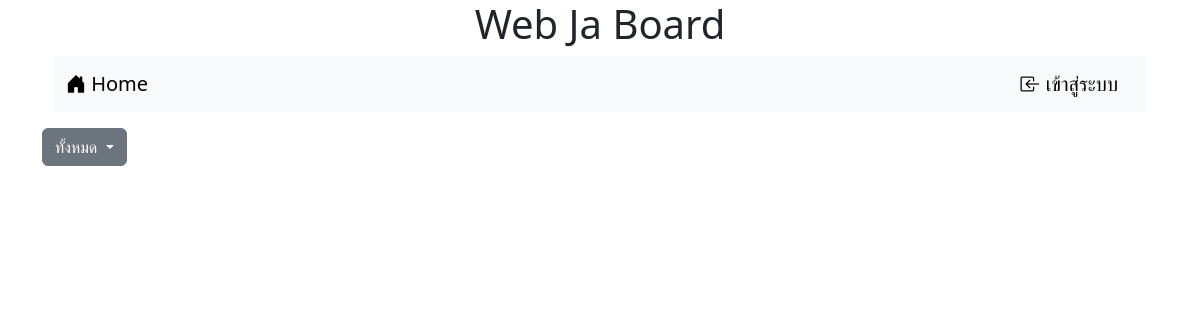
Before: / with the older database file.
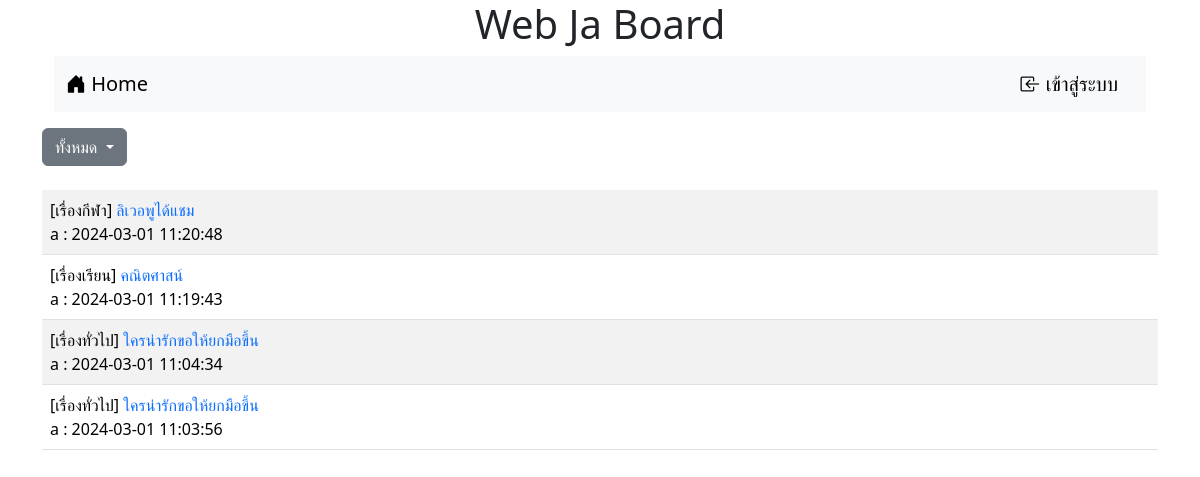
After: the same page with the newer database file.
### tables this page shows
CREATE TABLE `post` (
  `id` int(11) NOT NULL,
  `title` varchar(128) NOT NULL,
  `content` varchar(2048) NOT NULL,
  `post_date` datetime NOT NULL,
  `cat_id` int(11) NOT NULL,
  `user_id` int(11) NOT NULL
);

CREATE TABLE `category` (
  `id` int(11) NOT NULL,
  `name` varchar(32) NOT NULL
);

CREATE TABLE `user` (
  `id` int(11) NOT NULL,
  `login` varchar(32) NOT NULL,
  `password` varchar(64) NOT NULL,
  `name` varchar(64) NOT NULL,
  `gender` char(1) NOT NULL,
  `email` varchar(32) NOT NULL,
  `role` char(1) NOT NULL
);

### index.php (the view, shortened to what this page needs)
<!DOCTYPE html>
<html lang="en">
<head>
    <link href="https://cdn.jsdelivr.net/npm/bootstrap@5.3.2/dist/css/bootstrap.min.css" rel="stylesheet">
    <link rel="stylesheet" href="https://cdn.jsdelivr.net/npm/bootstrap-icons@1.11.3/font/bootstrap-icons.min.css">
</head>
<body>
<div class="container - lg">
    <h1 style="text-align: center;">Web Ja Board</h1>
    <form action="post.php" method="get">
        <div class="container-fluid">
            <nav class="navbar bg-body-tertiary">
                <div class="container-fluid">
                    <a class="navbar-brand" href="index.php"><i class="bi bi-house-door-fill"></i> Home</a>
                    <form class="d-flex"><?php if(!isset($_SESSION['id'])) { ?>
                        <a href="login.php" class="navbar-brand"><i class="bi bi-box-arrow-in-left"></i> เข้าสู่ระบบ</a>
                                <?php }?>
                    </form>
                </div>
            </nav>
        </div>
    <div class="mt-3 d-flex justify-content-between">
    <div class="dropdown-center">
        <button class="btn btn-secondary dropdown-toggle" type="button" data-bs-toggle="dropdown" aria-expanded="false">ทั้งหมด </button>
                    </div>
    </div>
    <table class="table table-striped mt-4">
    <?php
         $conn=new PDO("mysql:host=localhost;dbname=webboard;charset=utf8","root","");
         $sql="SELECT t3.name,t1.title,t1.id,t2.login,t1.post_date FROM post as t1
         INNER JOIN user as t2 ON (T1.user_id=t2.id)
         INNER JOIN category as t3 ON (T1.cat_id=t3.id) ORDER BY t1.post_date DESC";
         $result=$conn->query($sql);
        while($row = $result->fetch()){
            echo"<tr><td>[$row[0]] <a href=post.php?id=$row[2] style=text-decoration:none>$row[1]</a><BR>$row[3] : $row[4]</td></tr>";
        }
        ?>
    </table>
</div>
</body>
</html>

Changed rows visible on the page:
added post: category.name "เรื่องกีฬา", title "ลิเวอพูได้แชม", user.login "a", post_date "2024-03-01 11:20:48"
added post: category.name "เรื่องเรียน", title "คณิตศาสน์", user.login "a", post_date "2024-03-01 11:19:43"
added post: category.name "เรื่องทั่วไป", title "ใครน่ารักขอให้ยกมือขึ้น", user.login "a", post_date "2024-03-01 11:04:34"
added post: category.name "เรื่องทั่วไป", title "ใครน่ารักขอให้ยกมือขึ้น", user.login "a", post_date "2024-03-01 11:03:56"
